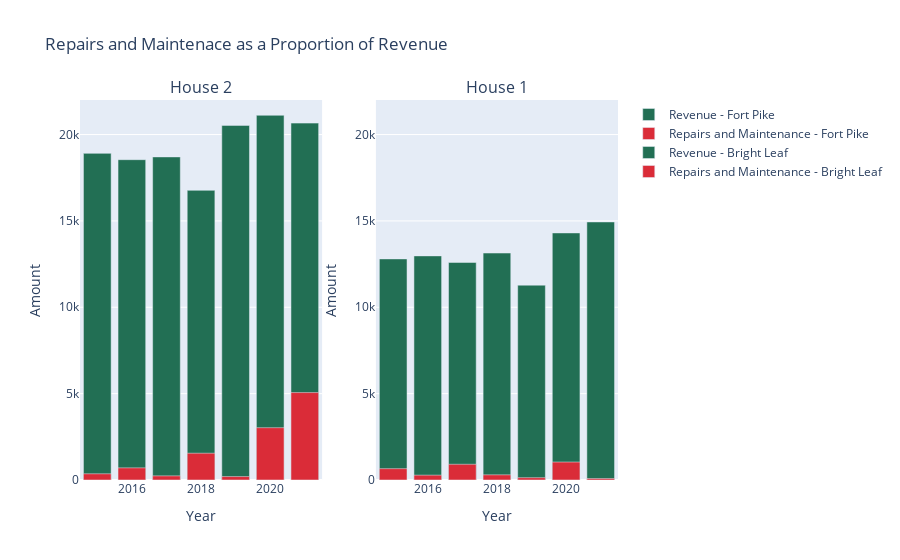

The notebook cell saved with this chart:
### Code cell
fig = make_subplots(
    rows=1, cols=2, subplot_titles=("House 2", "House 1")
)
#Fort Pike Graph
trace1 = go.Bar(x = fp_rev["Year"], y=fp_rev["Amount"], marker=dict(color="#226f54", opacity=1), name="Revenue - Fort Pike")
trace2 = go.Bar(x = fp_rm["Year"], y=fp_rm["Amount"], marker=dict(color="#da2c38", opacity=1), name="Repairs and Maintenance - Fort Pike")
fig.add_trace(trace1, row=1, col=1)
fig.add_trace(trace2, row=1, col=1)
fig.update_xaxes(title_text="Year", row=1, col=1)
fig.update_yaxes(title_text="Amount",range=[0, 22000], row=1, col=1)

#Bright Leaf Graph
trace3 = go.Bar(x = bl_rev["Year"], y=bl_rev["Amount"], marker=dict(color="#226f54", opacity=1), name="Revenue - Bright Leaf")
trace4 = go.Bar(x = bl_rm["Year"], y=bl_rm["Amount"], marker=dict(color="#da2c38", opacity=1), name="Repairs and Maintenance - Bright Leaf")
fig.add_trace(trace3, row=1, col=2)
fig.add_trace(trace4, row=1, col=2)
fig.update_xaxes(title_text="Year", row=1, col=2)
fig.update_yaxes(title_text="Amount", range=[0, 22000], row=1, col=2)

fig.update_layout(title = "Repairs and Maintenace as a Proportion of Revenue", barmode="overlay")

### Figure 1 — Plotly figure (JSON) as saved in the notebook; plotly's stock layout.template omitted (floating-point values rounded to 4 significant figures)
{"data": [{"marker": {"color": "#226f54", "opacity": 1}, "name": "Revenue - Fort Pike", "type": "bar", "x": [2015, 2016, 2017, 2018, 2019, 2020, 2021], "xaxis": "x", "y": [18910, 18545, 18705, 16770, 20530, 21115, 20660.0], "yaxis": "y"}, {"marker": {"color": "#da2c38", "opacity": 1}, "name": "Repairs and Maintenance - Fort Pike", "type": "bar", "x": [2015, 2016, 2017, 2018, 2019, 2020, 2021], "xaxis": "x", "y": [360, 704, 240, 1550.0, 200, 3029.0, 5062.0], "yaxis": "y"}, {"marker": {"color": "#226f54", "opacity": 1}, "name": "Revenue - Bright Leaf", "type": "bar", "x": [2015, 2016, 2017, 2018, 2019, 2020, 2021], "xaxis": "x2", "y": [12800, 12975, 12595, 13140, 11280, 14300.0, 14940], "yaxis": "y2"}, {"marker": {"color": "#da2c38", "opacity": 1}, "name": "Repairs and Maintenance - Bright Leaf", "type": "bar", "x": [2015, 2016, 2017, 2018, 2019, 2020, 2021], "xaxis": "x2", "y": [657, 280, 910.0, 300, 135, 1040, 85], "yaxis": "y2"}], "layout": {"annotations": [{"font": {"size": 16}, "showarrow": false, "text": "House 2", "x": 0.225, "xanchor": "center", "xref": "paper", "y": 1, "yanchor": "bottom", "yref": "paper"}, {"font": {"size": 16}, "showarrow": false, "text": "House 1", "x": 0.775, "xanchor": "center", "xref": "paper", "y": 1, "yanchor": "bottom", "yref": "paper"}], "barmode": "overlay", "title": {"text": "Repairs and Maintenace as a Proportion of Revenue"}, "xaxis": {"anchor": "y", "domain": [0, 0.45], "title": {"text": "Year"}}, "xaxis2": {"anchor": "y2", "domain": [0.55, 1], "title": {"text": "Year"}}, "yaxis": {"anchor": "x", "domain": [0, 1], "range": [0, 22000], "title": {"text": "Amount"}}, "yaxis2": {"anchor": "x2", "domain": [0, 1], "range": [0, 22000], "title": {"text": "Amount"}}}}
